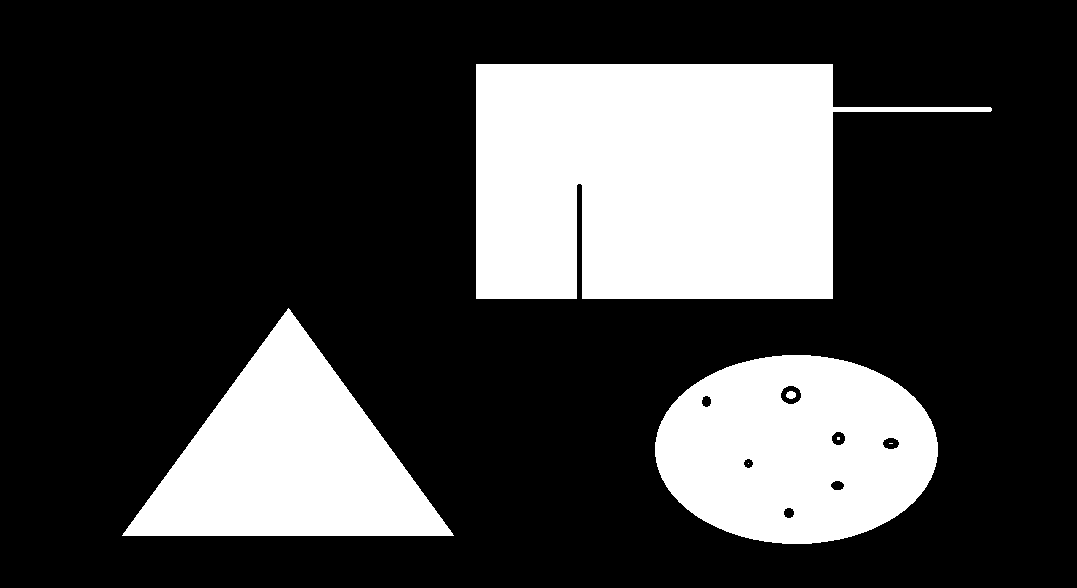
#> input picture images/figuras.tif, 1077 x 588 px
$ python class_6_p1.py
#> lines starting #> are read from the running program, lines starting #| are printed output that depends on the picture; after the words box and inside, x2 and y2 are one past the last pixel; in counts of white or black regions, pixels touching at a corner belong together
# -*- coding: utf-8 -*-
"""
Created on Sun Aug 18 19:13:05 2019

@author: luisf
"""
# =============================================================================
# DIP CLASS 6
#
#P1: Morphology: Erosion and Dilatation
# =============================================================================

#Dilatation and erosion are operations that are performed using a kernel or mask
#this kernel (often a square with an anchor point at the center) is compared
#with the image pixel by pixel and if the anchor point finds something expands
#the image (increases brightness) or reduces it in case of erosion

import cv2
import os
import numpy as np
from time import sleep

root = os.path.abspath(os.getcwd()) + '/images'

#loading the image and creating a copy to compare
figs = cv2.imread(root + '/figuras.tif')
#> figs is the input picture: shape (588, 1077, 3); 25.8% white; 7 white regions (3 under 20 px), largest, box (x1, y1, x2, y2) and area: (476, 64, 992, 299) 84115, (655, 355, 938, 544) 41080, (122, 308, 454, 536) 38009, (786, 391, 796, 399) 63
cv2.imshow('Original ',figs)
figs2 = np.copy(figs)

#creating the kernel. thi can be done with a numpy array but cv2 has
#some build in structures like squares ellipses, crosses etc
#here i will try a cross for testing
kernel = cv2.getStructuringElement(cv2.MORPH_CROSS,(3,3))

#loop variables
i = 0
#true ascending, false descending
c = True
finished = False

while(not finished):
    if(c):
        #ascending, dilation
        figs2=cv2.dilate(figs2,kernel, iterations = 1)
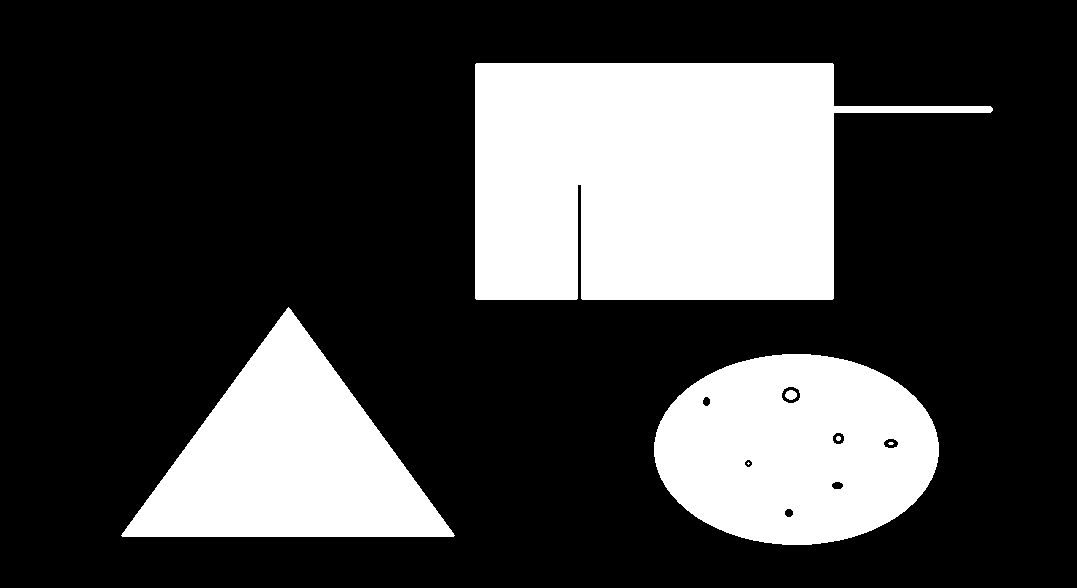
#> figs2: shape (588, 1077, 3); 26.3% white; 7 white regions (2 under 20 px), largest, box (x1, y1, x2, y2) and area: (475, 63, 993, 300) 85839, (654, 354, 939, 545) 41998, (121, 307, 455, 537) 38798, (785, 390, 797, 400) 91, (836, 436, 841, 441) 21
        #sleeping for 200ms to apreciate the effect
        sleep(0.2)
        i = i + 1
        if( i>=5 ):
            c=False
    else:
        #descending, erosion
        figs2=cv2.erode(figs2,kernel, iterations = 1)
        #sleeping for 200ms to apreciate the effect
        sleep(0.2)
        i = i - 1
        if( i<=0 ):
            c=True
    #shows the applied effect
    cv2.imshow('Erosion vs Dilation',figs2)

    #stops the loop with the key q
    tecla = cv2.waitKey(1) & 0xFF
#> (key q is pressed here)
    if(tecla == ord('q')):
        break

cv2.waitKey(0)
cv2.destroyAllWindows()

$ run again, with images/placaCarro.tif copied over images/figuras.tif
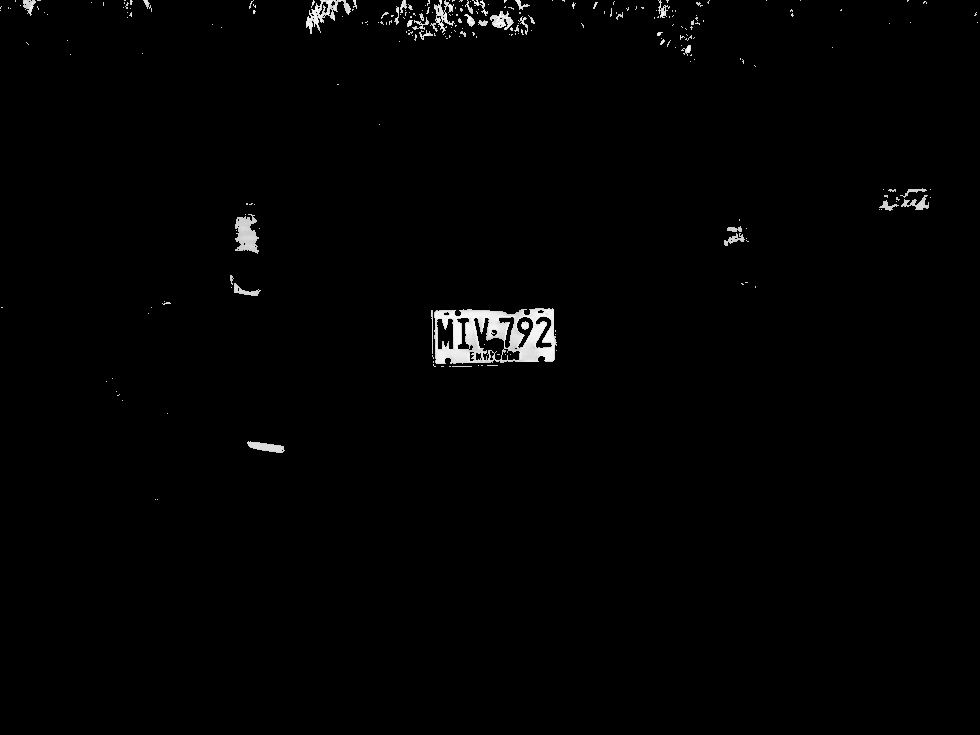
#> input picture images/placaCarro.tif, 980 x 735 px
#> figs is the input picture: shape (735, 980, 3); min 0, max 255, mean 2.7
#> `figs2=cv2.dilate(figs2,kernel, iterations = 1)`:
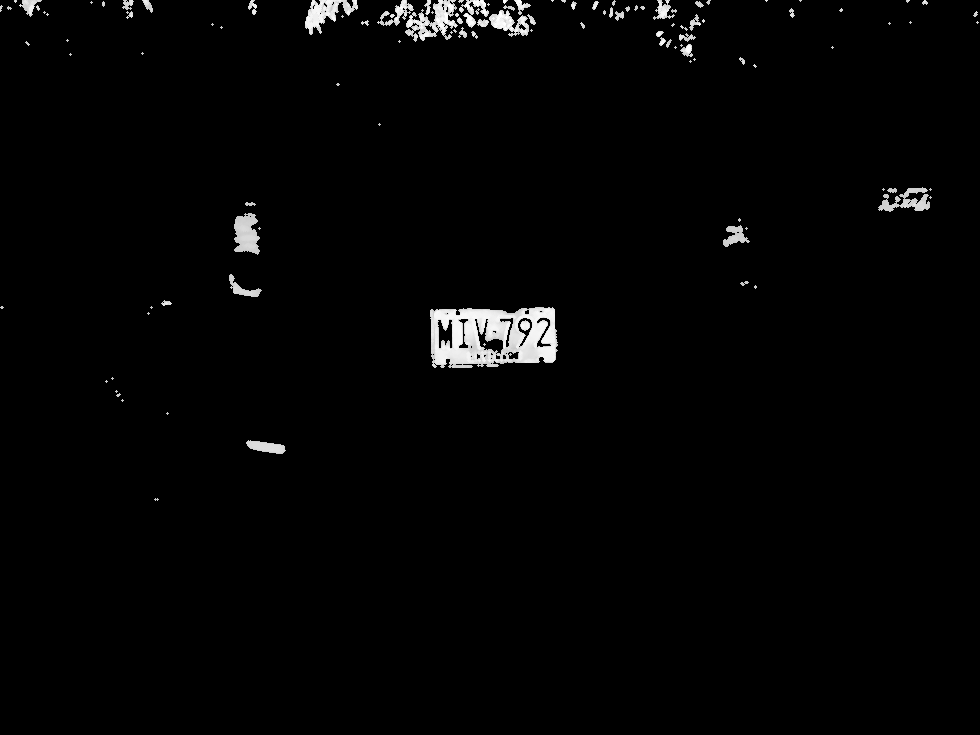
#> figs2: shape (735, 980, 3); min 0, max 255, mean 4.2
